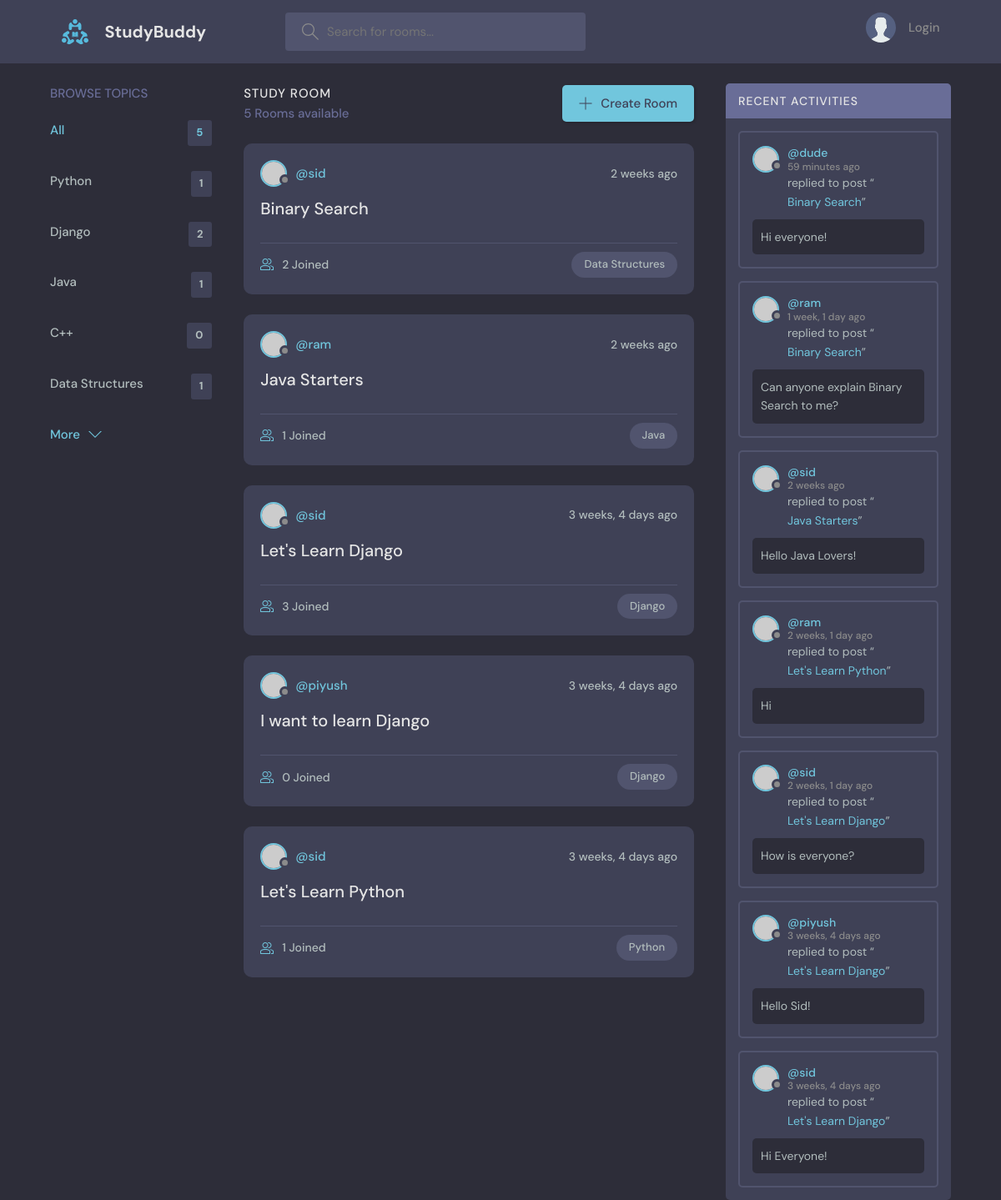
The page / on the database its author committed.
### base/models.py (models this page shows, shortened)
class Topic(models.Model):
    name = models.CharField(max_length=200)

class Room(models.Model):
    host = models.ForeignKey(User, on_delete=models.SET_NULL, null=True)
    topic = models.ForeignKey(Topic, on_delete=models.SET_NULL, null=True)
    name = models.CharField(max_length=200)
    description = models.TextField(null=True, blank=True)
    participants = models.ManyToManyField(User, related_name='participants', blank=True)
    updated = models.DateTimeField(auto_now=True)
    created = models.DateTimeField(auto_now_add=True)
    class Meta:
        ordering = ['-updated','-created']
    def __str__(self):
        return self.name

class Message(models.Model):
    user = models.ForeignKey(User, on_delete=models.CASCADE)
    room = models.ForeignKey(Room, on_delete=models.CASCADE)
    body = models.TextField()
    updated = models.DateTimeField(auto_now=True)
    created = models.DateTimeField(auto_now_add=True)
    class Meta:
        ordering = ['-updated','-created']
    def __str__(self):
        return self.body[0:50]

### base/views.py (the view)
# urls.py: path('', views.home , name='home'),
def home(request):
    q = request.GET.get('q') if request.GET.get('q') != None else ''
    rooms = Room.objects.filter(
        Q(topic__name__icontains = q) |
        Q(name__icontains = q) |
        Q(description__icontains = q)
        )
    topics = Topic.objects.all()
    room_count = rooms.count()
    room_messages = Message.objects.filter(Q(room__topic__name__icontains = q))
    context = {'rooms':rooms, 'topics':topics, 'room_count': room_count, 'room_messages': room_messages}
    return render (request, 'base/home.html', context)

### base/Templates/base/home.html (shortened to what this page needs)
{% extends 'main.html' %}
{% block content %}
  <main class="layout layout--3">
      <div class="container">
        {% include 'base/topics_component.html' %}
        <div class="roomList">
          <div class="roomList__header">
            <div>
              <h2>Study Room</h2>
              <p>{{room_count}} Rooms available</p>
            </div>
            <a class="btn btn--main" href="{% url 'create-room' %}">
              <svg version="1.1" xmlns="http://www.w3.org/2000/svg" width="32" height="32" viewBox="0 0 32 32">
                <title>add</title>
                <path
                  d="M16.943 0.943h-1.885v14.115h-14.115v1.885h14.115v14.115h1.885v-14.115h14.115v-1.885h-14.115v-14.115z"
                ></path>
              </svg>
              Create Room
            </a>
          </div>
          {% include 'base/feed_component.html' %}
        </div>
        {% include 'base/activity_component.html' %}
      </div>
    </main>
{% endblock %}

### base/Templates/base/topics_component.html
<div class="topics">
    <div class="topics__header">
      <h2>Browse Topics</h2>
    </div>
    <ul class="topics__list">
      <li>
        <a href="{% url 'home' %}" class="active">All <span>{{topics.count}}</span></a>
      </li>
      {% for topic in topics %}
      <li>
        <a href="{% url 'home' %}?q={{topic.name}}">{{topic.name}}<span>{{topic.room_set.all.count}}</span></a>
      </li>
      {% endfor %}
    </ul>
    <a class="btn btn--link" href="topics.html">
      More
      <svg version="1.1" xmlns="http://www.w3.org/2000/svg" width="32" height="32" viewBox="0 0 32 32">
        <title>chevron-down</title>
        <path d="M16 21l-13-13h-3l16 16 16-16h-3l-13 13z"></path>
      </svg>
    </a>
  </div>

### base/Templates/base/feed_component.html (shortened to what this page needs)
{% for room in rooms %}
<div class="roomListRoom">
    <div class="roomListRoom__header">
      <a href="{% url 'user-profile' room.host.id %}" class="roomListRoom__author">
        <div class="avatar avatar--small">
          <img src="https://randomuser.me/api/portraits/women/11.jpg" />
        </div>
        <span>@{{room.host.username}}</span>
      </a>
      <div class="roomListRoom__actions">
        <span>{{room.created|timesince}} ago</span>
      </div>
    </div>
    <div class="roomListRoom__content">
      <a href="{% url 'room' room.id %}">{{room.name}}</a>
    </div>
    <div class="roomListRoom__meta">
      <a href="{% url 'room' room.id %}" class="roomListRoom__joined">
        {{room.participants.all.count}} Joined
      </a>
      <p class="roomListRoom__topic">{{room.topic.name}}</p>
    </div>
</div>
{% endfor %}

### base/Templates/base/activity_component.html (shortened to what this page needs)
<div class="activities">
    <div class="activities__header">
      <h2>Recent Activities</h2>
    </div>
    {% for message in room_messages %}
    <div class="activities__box">
      <div class="activities__boxHeader roomListRoom__header">
        <a href="{% url 'user-profile' message.user.id %}" class="roomListRoom__author">
          <div class="avatar avatar--small">
            <img src="https://randomuser.me/api/portraits/women/11.jpg" />
          </div>
          <p>
            @{{message.user}}
            <span>{{message.created|timesince}} ago</span>
          </p>
        </a>
      </div>
      <div class="activities__boxContent">
        <p>replied to post “<a href="{% url 'room' message.room.id %}">{{message.room}}</a>”</p>
        <div class="activities__boxRoomContent">
          {{message}}
        </div>
      </div>
    </div>
    {% endfor %}
  </div>

### rows shown on the page
Topic: name "Python", room_set.all.count "1"
Topic: name "Django", room_set.all.count "2"
Topic: name "Java", room_set.all.count "1"
Topic: name "C++", room_set.all.count "0"
Topic: name "Data Structures", room_set.all.count "1"
Room: host.username "sid", created "2 weeks", name "Binary Search", participants.all.count "2", topic.name "Data Structures"
Room: host.username "ram", created "2 weeks", name "Java Starters", participants.all.count "1", topic.name "Java"
Room: host.username "sid", created "3 weeks, 4 days", name "Let's Learn Django", participants.all.count "3", topic.name "Django"
Room: host.username "piyush", created "3 weeks, 4 days", name "I want to learn Django", participants.all.count "0", topic.name "Django"
Room: host.username "sid", created "3 weeks, 4 days", name "Let's Learn Python", participants.all.count "1", topic.name "Python"
Message: user "dude", created "59 minutes", room "Binary Search", body "Hi everyone!"
Message: user "ram", created "1 week, 1 day", room "Binary Search", body "Can anyone explain Binary Search to me?"
Message: user "sid", created "2 weeks", room "Java Starters", body "Hello Java Lovers!"
Message: user "ram", created "2 weeks, 1 day", room "Let's Learn Python", body "Hi"
Message: user "sid", created "2 weeks, 1 day", room "Let's Learn Django", body "How is everyone?"
Message: user "piyush", created "3 weeks, 4 days", room "Let's Learn Django", body "Hello Sid!"
Message: user "sid", created "3 weeks, 4 days", room "Let's Learn Django", body "Hi Everyone!"

### other values the page prints
{{ topics.count }} "5"
{{ room_count }} "5"
